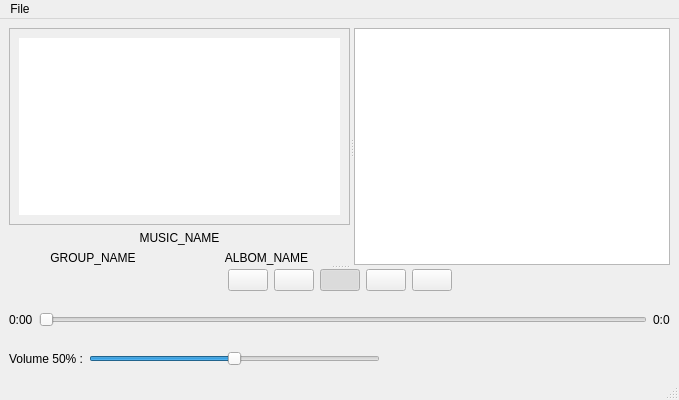
<?xml version="1.0" encoding="UTF-8"?>
<ui version="4.0">
 <class>MainWindow</class>
 <widget class="QMainWindow" name="MainWindow">
  <property name="geometry">
   <rect>
    <x>0</x>
    <y>0</y>
    <width>679</width>
    <height>400</height>
   </rect>
  </property>
  <property name="windowTitle">
   <string>MainWindow</string>
  </property>
  <property name="windowIcon">
   <iconset resource="res.qrc">
    <normaloff>:/icons/icons/icon.ico</normaloff>:/icons/icons/icon.ico</iconset>
  </property>
  <widget class="QWidget" name="centralwidget">
   <layout class="QGridLayout" name="gridLayout_3">
    <item row="0" column="0">
     <widget class="QSplitter" name="splitter_2">
      <property name="minimumSize">
       <size>
        <width>0</width>
        <height>0</height>
       </size>
      </property>
      <property name="orientation">
       <enum>Qt::Orientation::Vertical</enum>
      </property>
      <widget class="QSplitter" name="splitter">
       <property name="minimumSize">
        <size>
         <width>0</width>
         <height>0</height>
        </size>
       </property>
       <property name="frameShape">
        <enum>QFrame::Shape::NoFrame</enum>
       </property>
       <property name="lineWidth">
        <number>1</number>
       </property>
       <property name="orientation">
        <enum>Qt::Orientation::Horizontal</enum>
       </property>
       <property name="opaqueResize">
        <bool>true</bool>
       </property>
       <widget class="QWidget" name="widget" native="true">
        <layout class="QVBoxLayout" name="verticalLayout_2">
         <item>
          <widget class="QFrame" name="frame">
           <property name="frameShape">
            <enum>QFrame::Shape::StyledPanel</enum>
           </property>
           <property name="frameShadow">
            <enum>QFrame::Shadow::Raised</enum>
           </property>
           <layout class="QGridLayout" name="gridLayout">
            <item row="0" column="0">
             <widget class="QGraphicsView" name="image_prev">
              <property name="sizePolicy">
               <sizepolicy hsizetype="Preferred" vsizetype="Preferred">
                <horstretch>0</horstretch>
                <verstretch>0</verstretch>
               </sizepolicy>
              </property>
              <property name="frameShape">
               <enum>QFrame::Shape::NoFrame</enum>
              </property>
              <property name="interactive">
               <bool>false</bool>
              </property>
              <property name="resizeAnchor">
               <enum>QGraphicsView::ViewportAnchor::NoAnchor</enum>
              </property>
             </widget>
            </item>
           </layout>
          </widget>
         </item>
         <item>
          <widget class="QLabel" name="music_file_name">
           <property name="sizePolicy">
            <sizepolicy hsizetype="Preferred" vsizetype="Fixed">
             <horstretch>0</horstretch>
             <verstretch>0</verstretch>
            </sizepolicy>
           </property>
           <property name="text">
            <string>MUSIC_NAME</string>
           </property>
           <property name="alignment">
            <set>Qt::AlignmentFlag::AlignCenter</set>
           </property>
          </widget>
         </item>
         <item>
          <layout class="QHBoxLayout" name="horizontalLayout_4">
           <item>
            <widget class="QLabel" name="group_name_lbl">
             <property name="sizePolicy">
              <sizepolicy hsizetype="Preferred" vsizetype="Fixed">
               <horstretch>0</horstretch>
               <verstretch>0</verstretch>
              </sizepolicy>
             </property>
             <property name="text">
              <string>GROUP_NAME</string>
             </property>
             <property name="alignment">
              <set>Qt::AlignmentFlag::AlignCenter</set>
             </property>
            </widget>
           </item>
           <item>
            <widget class="QLabel" name="albom_name_lbl">
             <property name="sizePolicy">
              <sizepolicy hsizetype="Preferred" vsizetype="Fixed">
               <horstretch>0</horstretch>
               <verstretch>0</verstretch>
              </sizepolicy>
             </property>
             <property name="text">
              <string>ALBOM_NAME</string>
             </property>
             <property name="alignment">
              <set>Qt::AlignmentFlag::AlignCenter</set>
             </property>
            </widget>
           </item>
          </layout>
         </item>
        </layout>
       </widget>
       <widget class="QWidget" name="widget_2" native="true">
        <layout class="QGridLayout" name="gridLayout_4">
         <item row="0" column="0">
          <widget class="QListWidget" name="playlist_lv"/>
         </item>
        </layout>
       </widget>
      </widget>
      <widget class="QWidget" name="widget_3" native="true">
       <property name="minimumSize">
        <size>
         <width>0</width>
         <height>100</height>
        </size>
       </property>
       <property name="maximumSize">
        <size>
         <width>16777215</width>
         <height>100</height>
        </size>
       </property>
       <layout class="QGridLayout" name="gridLayout_2">
        <item row="0" column="0">
         <layout class="QVBoxLayout" name="verticalLayout">
          <item>
           <layout class="QHBoxLayout" name="horizontalLayout">
            <item>
             <spacer name="horizontalSpacer">
              <property name="orientation">
               <enum>Qt::Orientation::Horizontal</enum>
              </property>
              <property name="sizeHint" stdset="0">
               <size>
                <width>40</width>
                <height>20</height>
               </size>
              </property>
             </spacer>
            </item>
            <item>
             <widget class="QPushButton" name="repiat_btn">
              <property name="sizePolicy">
               <sizepolicy hsizetype="Fixed" vsizetype="Fixed">
                <horstretch>0</horstretch>
                <verstretch>0</verstretch>
               </sizepolicy>
              </property>
              <property name="text">
               <string/>
              </property>
              <property name="icon">
               <iconset resource="res.qrc">
                <normaloff>:/icons/contorl/icons/loop.png</normaloff>:/icons/contorl/icons/loop.png</iconset>
              </property>
              <property name="checkable">
               <bool>true</bool>
              </property>
             </widget>
            </item>
            <item>
             <widget class="QPushButton" name="prev_btn">
              <property name="sizePolicy">
               <sizepolicy hsizetype="Fixed" vsizetype="Fixed">
                <horstretch>0</horstretch>
                <verstretch>0</verstretch>
               </sizepolicy>
              </property>
              <property name="text">
               <string/>
              </property>
              <property name="icon">
               <iconset resource="res.qrc">
                <normaloff>:/icons/contorl/icons/previous-track.png</normaloff>:/icons/contorl/icons/previous-track.png</iconset>
              </property>
             </widget>
            </item>
            <item>
             <widget class="QPushButton" name="play_stop_btn">
              <property name="sizePolicy">
               <sizepolicy hsizetype="Fixed" vsizetype="Fixed">
                <horstretch>0</horstretch>
                <verstretch>0</verstretch>
               </sizepolicy>
              </property>
              <property name="text">
               <string/>
              </property>
              <property name="icon">
               <iconset resource="res.qrc">
                <normaloff>:/icons/contorl/icons/play.png</normaloff>:/icons/contorl/icons/play.png</iconset>
              </property>
              <property name="iconSize">
               <size>
                <width>32</width>
                <height>32</height>
               </size>
              </property>
              <property name="checkable">
               <bool>true</bool>
              </property>
              <property name="checked">
               <bool>true</bool>
              </property>
             </widget>
            </item>
            <item>
             <widget class="QPushButton" name="next_btn">
              <property name="sizePolicy">
               <sizepolicy hsizetype="Fixed" vsizetype="Fixed">
                <horstretch>0</horstretch>
                <verstretch>0</verstretch>
               </sizepolicy>
              </property>
              <property name="text">
               <string/>
              </property>
              <property name="icon">
               <iconset resource="res.qrc">
                <normaloff>:/icons/contorl/icons/next-track.png</normaloff>:/icons/contorl/icons/next-track.png</iconset>
              </property>
             </widget>
            </item>
            <item>
             <widget class="QPushButton" name="rnd_btn">
              <property name="sizePolicy">
               <sizepolicy hsizetype="Fixed" vsizetype="Fixed">
                <horstretch>0</horstretch>
                <verstretch>0</verstretch>
               </sizepolicy>
              </property>
              <property name="text">
               <string/>
              </property>
              <property name="icon">
               <iconset resource="res.qrc">
                <normaloff>:/icons/contorl/icons/random.png</normaloff>:/icons/contorl/icons/random.png</iconset>
              </property>
              <property name="checkable">
               <bool>true</bool>
              </property>
             </widget>
            </item>
            <item>
             <spacer name="horizontalSpacer_3">
              <property name="orientation">
               <enum>Qt::Orientation::Horizontal</enum>
              </property>
              <property name="sizeHint" stdset="0">
               <size>
                <width>40</width>
                <height>20</height>
               </size>
              </property>
             </spacer>
            </item>
           </layout>
          </item>
          <item>
           <layout class="QHBoxLayout" name="horizontalLayout_2">
            <item>
             <widget class="QLabel" name="curent_duration_lbl">
              <property name="text">
               <string>0:00</string>
              </property>
             </widget>
            </item>
            <item>
             <widget class="QSlider" name="duration_slider">
              <property name="orientation">
               <enum>Qt::Orientation::Horizontal</enum>
              </property>
             </widget>
            </item>
            <item>
             <widget class="QLabel" name="duration_lbl">
              <property name="text">
               <string>0:0</string>
              </property>
             </widget>
            </item>
           </layout>
          </item>
          <item>
           <layout class="QHBoxLayout" name="horizontalLayout_3">
            <item>
             <widget class="QLabel" name="volume_lable">
              <property name="text">
               <string>Volume 50% :</string>
              </property>
             </widget>
            </item>
            <item>
             <widget class="QSlider" name="volume_slider">
              <property name="maximum">
               <number>100</number>
              </property>
              <property name="pageStep">
               <number>1</number>
              </property>
              <property name="value">
               <number>50</number>
              </property>
              <property name="orientation">
               <enum>Qt::Orientation::Horizontal</enum>
              </property>
             </widget>
            </item>
            <item>
             <spacer name="horizontalSpacer_2">
              <property name="orientation">
               <enum>Qt::Orientation::Horizontal</enum>
              </property>
              <property name="sizeHint" stdset="0">
               <size>
                <width>40</width>
                <height>20</height>
               </size>
              </property>
             </spacer>
            </item>
           </layout>
          </item>
         </layout>
        </item>
       </layout>
      </widget>
     </widget>
    </item>
   </layout>
  </widget>
  <widget class="QMenuBar" name="menubar">
   <property name="geometry">
    <rect>
     <x>0</x>
     <y>0</y>
     <width>679</width>
     <height>28</height>
    </rect>
   </property>
   <widget class="QMenu" name="menuFile">
    <property name="title">
     <string>File</string>
    </property>
    <addaction name="actionOpen_Files"/>
    <addaction name="actionOpen_Dir"/>
   </widget>
   <addaction name="menuFile"/>
  </widget>
  <widget class="QStatusBar" name="statusbar"/>
  <action name="actionOpen_Files">
   <property name="text">
    <string>Open Files</string>
   </property>
  </action>
  <action name="actionOpen_Dir">
   <property name="text">
    <string>Open Dir</string>
   </property>
  </action>
 </widget>
 <resources>
  <include location="res.qrc"/>
 </resources>
 <connections/>
</ui>
